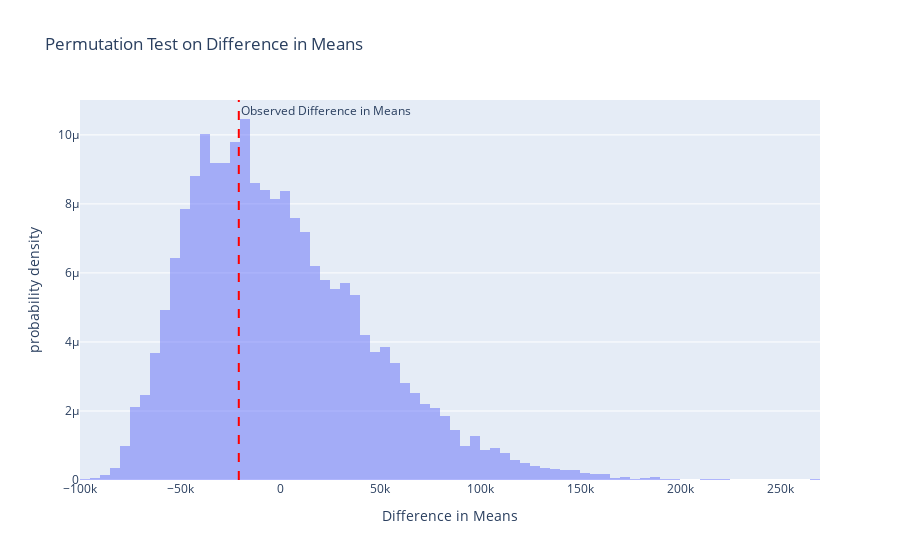

Write notebook code for a chart like this one.
### Markdown cell above
#### 3.2.2 Customers Affected on Outage Duration
- Null Hypothesis: The distribution of Customers Affected is the same when Duration is missing vs not missing.
- Alternate Hypothesis: The distribution of Customers Affected is different when Duration is missing vs not missing.

There is an observed Difference in Means of -20599.733 with a pvalue of 0.6181, indicating we cannot reject the null hypothesis at a 95% confidence level. Therefore, the distribution of Customers Affected is different when Duration is missing vs not missing.

### Code cell
permuted_tvds, observed_tvd, p_value, output = permutation_fn(raw_data, 'OUTAGE.DURATION', 'CUSTOMERS.AFFECTED', 10000)

df_plot = pd.DataFrame({'Difference in Means': permuted_tvds})
fig_TVD = px.histogram(df_plot, x='Difference in Means', histnorm='probability density', 
                       title='Permutation Test on Difference in Means', opacity=0.5)

fig_TVD.add_vline(x=observed_tvd, line_dash="dash", line_color="red", 
                  annotation_text="Observed Difference in Means", annotation_position="top right")

fig_TVD.show()
print(observed_tvd)
print(p_value)
print(output)

### Figure 1 — Plotly figure (JSON) as saved in the notebook; plotly's stock layout.template omitted (floating-point values rounded to 4 significant figures; data arrays with more than 128 entries replaced by an {"elided": "..."} marker saying what was removed)
{"data": [{"alignmentgroup": "True", "bingroup": "x", "histnorm": "probability density", "hovertemplate": "Difference in Means=%{x}<br>probability density=%{y}<extra></extra>", "legendgroup": "", "marker": {"color": "#636efa", "opacity": 0.5, "pattern": {"shape": ""}}, "name": "", "offsetgroup": "", "orientation": "v", "showlegend": false, "type": "histogram", "x": {"elided": "10000 float values"}, "xaxis": "x", "yaxis": "y"}], "layout": {"annotations": [{"showarrow": false, "text": "Observed Difference in Means", "x": -20600.0, "xanchor": "left", "xref": "x", "y": 1, "yanchor": "top", "yref": "y domain"}], "barmode": "relative", "legend": {"tracegroupgap": 0}, "shapes": [{"line": {"color": "red", "dash": "dash"}, "type": "line", "x0": -20600.0, "x1": -20600.0, "xref": "x", "y0": 0, "y1": 1, "yref": "y domain"}], "title": {"text": "Permutation Test on Difference in Means"}, "xaxis": {"anchor": "y", "domain": [0, 1], "title": {"text": "Difference in Means"}}, "yaxis": {"anchor": "x", "domain": [0, 1], "title": {"text": "probability density"}}}}
